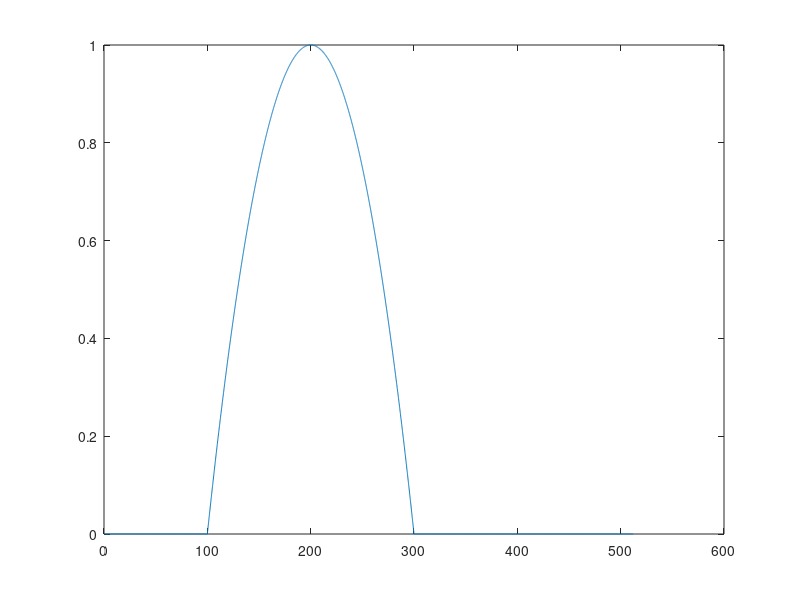

This figure's MATLAB source: (Note: this script raises an error after producing the figure.)
%% Demo for colored Gaussian noise generation
%Sampling frequency for noise realization
addpath ../../NOISE
sampFreq = 1024; %Hz
%Number of samples to generate
nSamples = 16384*4;
%Time samples
timeVec = (0:(nSamples-1))/sampFreq;

%Target PSD given by the inline function handle
targetPSD = @(f) (f>=100 & f<=300).*(f-100).*(300-f)/10000;

%Plot PSD
freqVec = 0:0.1:512;
psdVec = targetPSD(freqVec);
plot(freqVec,psdVec);

%% Generate noise realization
fltrOrdr = 500;
outNoise = statgaussnoisegen(nSamples,[freqVec(:),psdVec(:)],fltrOrdr,sampFreq);

%%
% Estimate the PSD
% (Pwelch plots in dB (= 10*log10(x)); plot on a linear scale)
[pxx,f]=pwelch(outNoise, 256,[],[],sampFreq);
figure;
plot(f,pxx);
xlabel('Frequency (Hz)');
ylabel('PSD');
% Plot the colored noise realization
figure;
plot(timeVec,outNoise);

figure;
histogram(outNoise,'normalization','pdf');